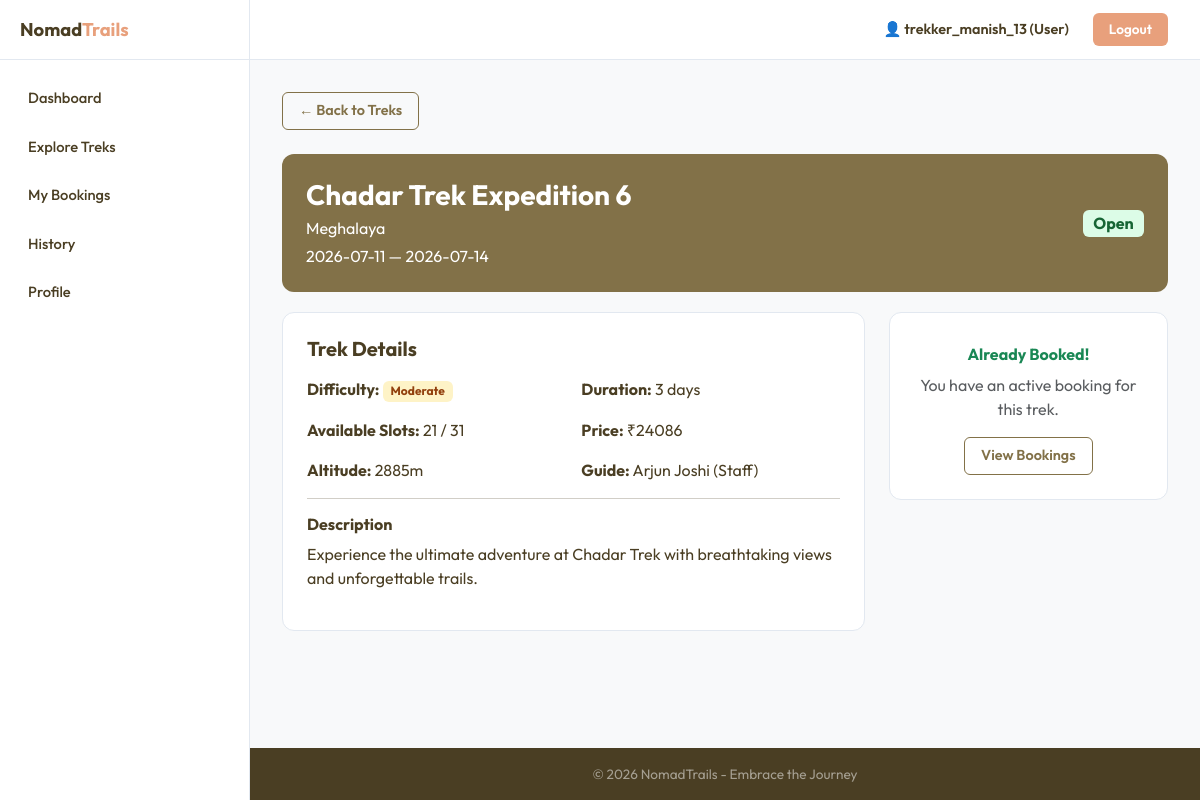
Page /treks/6 (signed in) on the committed database.
### models.py (models this page shows, shortened)
class User(UserMixin, db.Model):
    __tablename__ = "users"
    id = db.Column(db.Integer, primary_key=True)
    username = db.Column(db.String(80), unique=True, nullable=False)
    email = db.Column(db.String(120), unique=True, nullable=False)
    password = db.Column(db.String(256), nullable=False)
    full_name = db.Column(db.String(120), nullable=False)
    phone = db.Column(db.String(20), default="")
    role = db.Column(db.String(10), nullable=False, default="user")  # admin, staff, user
    status = db.Column(db.String(15), nullable=False, default="active")  # active, blacklisted
    bio = db.Column(db.Text, default="")
    created_at = db.Column(db.DateTime, default=datetime.utcnow)
    bookings = db.relationship("Booking", backref="user", lazy=True)
    assigned_treks = db.relationship("Trek", backref="staff", lazy=True, foreign_keys="Trek.assigned_staff_id")

class Trek(db.Model):
    __tablename__ = "treks"
    id = db.Column(db.Integer, primary_key=True)
    name = db.Column(db.String(150), nullable=False)
    location = db.Column(db.String(150), nullable=False)
    difficulty = db.Column(db.String(10), nullable=False)  # Easy, Moderate, Hard
    duration_days = db.Column(db.Integer, nullable=False)
    total_slots = db.Column(db.Integer, nullable=False)
    available_slots = db.Column(db.Integer, nullable=False)
    assigned_staff_id = db.Column(db.Integer, db.ForeignKey("users.id"), nullable=True)
    status = db.Column(db.String(15), nullable=False, default="Pending")  # Pending, Approved, Open, Closed, Completed
    start_date = db.Column(db.String(20), nullable=True)
    end_date = db.Column(db.String(20), nullable=True)
    description = db.Column(db.Text, default="")
    price = db.Column(db.Float, default=0)
    altitude = db.Column(db.String(50), default="")
    created_at = db.Column(db.DateTime, default=datetime.utcnow)
    bookings = db.relationship("Booking", backref="trek", lazy=True)

### routes/user.py (the view)
@user_controller.route("/treks/<int:tid>")
def user_trek_detail(tid):
    if "user_id" not in session:
        flash("Please log in first.", "warning")
        return redirect(get_url("auth.index"))
    if session.get("role") != "user":
        flash("Access denied.", "danger")
        return redirect(get_url("auth.index"))
    trek = db.session.query(Trek).get_or_404(tid)
    uid = session["user_id"]
    already_booked = db.session.query(Booking).filter_by(user_id=uid, trek_id=tid, status="Booked").first()
    return render("user/trek_detail.html", trek=trek, already_booked=bool(already_booked))

### app.py (called while the page is built)
@app.before_request
def before_request():
    g.user = None
    if "user_id" in session:
        g.user = db.session.query(User).get(session["user_id"])

### templates/user/trek_detail.html (shortened to what this page needs)
{% extends "base.html" %}
{% block content %}
<div class="section-title-box">
  <a href="{{ url_for('user.user_treks') }}" class="btn btn-outline-custom btn-sm mb-2">← Back to Treks</a>
</div>
<div class="trek-detail-banner">
  <div class="row align-items-center">
    <div class="col-md-8">
      <h3>{{ trek.name }}</h3>
      <p class="mb-1">{{ trek.location }}</p>
      <p class="mb-0">{{ trek.start_date or 'TBD' }} — {{ trek.end_date or 'TBD' }}</p>
    </div>
    <div class="col-md-4 text-md-end mt-3 mt-md-0">
      <span class="badge badge-{{ trek.status|lower }} fs-6">{{ trek.status }}</span>
    </div>
  </div>
</div>
<div class="row g-4">
  <div class="col-lg-8">
    <div class="input-panel">
      <h5 class="fw-bold mb-3">Trek Details</h5>
      <div class="row g-3">
        <div class="col-sm-6"><strong>Difficulty:</strong> <span class="badge badge-{{ trek.difficulty|lower }}">{{ trek.difficulty }}</span></div>
        <div class="col-sm-6"><strong>Duration:</strong> {{ trek.duration_days }} days</div>
        <div class="col-sm-6"><strong>Available Slots:</strong> {{ trek.available_slots }} / {{ trek.total_slots }}</div>
        {% if trek.price %}<div class="col-sm-6"><strong>Price:</strong> ₹{{ "%.0f"|format(trek.price) }}</div>{% endif %}
        {% if trek.altitude %}<div class="col-sm-6"><strong>Altitude:</strong> {{ trek.altitude }}</div>{% endif %}
        {% if trek.staff %}<div class="col-sm-6"><strong>Guide:</strong> {{ trek.staff.full_name }}</div>{% endif %}
      </div>
      {% if trek.description %}
      <hr>
      <h6 class="fw-bold">Description</h6>
      <p>{{ trek.description }}</p>
      {% endif %}
    </div>
  </div>
  <div class="col-lg-4">
    <div class="input-panel text-center">
      {% if trek.status in ['Open', 'Approved'] and trek.available_slots > 0 and not already_booked %}
        <h5 class="fw-bold mb-3">Book This Trek</h5>
        <p class="text-muted">{{ trek.available_slots }} slots remaining</p>
        <form method="POST" action="{{ url_for('user.user_book_trek', tid=trek.id) }}">
          <button type="submit" class="btn btn-accent btn-lg w-100">Book Now</button>
        </form>
      {% elif already_booked %}
        <h6 class="mt-2 fw-bold text-success">Already Booked!</h6>
        <p class="text-muted">You have an active booking for this trek.</p>
        <a href="{{ url_for('user.user_bookings') }}" class="btn btn-outline-custom btn-sm">View Bookings</a>
      {% elif trek.available_slots <= 0 %}
        <h6 class="mt-2 fw-bold text-danger">Fully Booked</h6>
        <p class="text-muted">No slots available.</p>
      {% else %}
        <h6 class="mt-2 fw-bold text-muted">Not Open</h6>
        <p>This trek is currently {{ trek.status }}.</p>
      {% endif %}
    </div>
  </div>
</div>
{% endblock %}

### templates/base.html (shortened to what this page needs)
<!DOCTYPE html>
<html lang="en">
<head>
  <link href="https://cdn.jsdelivr.net/npm/bootstrap@5.3.3/dist/css/bootstrap.min.css" rel="stylesheet">
  <link href="/css/style.css" rel="stylesheet">
</head>
<body>
  {% if session.get('user_id') %}
  <div class="app-layout">
    <nav class="sidebar">
      <div class="sidebar-brand">
        <a href="{{ url_for('auth.index') }}">Nomad<span>Trails</span></a>
      </div>
      <ul class="sidebar-nav">
        {% if session.get('role') == 'admin' %}
        <li><a href="{{ url_for('admin.admin_dashboard') }}">Dashboard</a></li>
        <li><a href="{{ url_for('admin.admin_treks') }}">Treks</a></li>
        <li><a href="{{ url_for('admin.admin_staff') }}">Staff</a></li>
        <li><a href="{{ url_for('admin.admin_users') }}">Users</a></li>
        <li><a href="{{ url_for('admin.admin_bookings') }}">Bookings</a></li>
        {% elif session.get('role') == 'staff' %}
        <li><a href="{{ url_for('staff.staff_dashboard') }}">Dashboard</a></li>
        {% else %}
        <li><a href="{{ url_for('user.user_dashboard') }}">Dashboard</a></li>
        <li><a href="{{ url_for('user.user_treks') }}">Explore Treks</a></li>
        <li><a href="{{ url_for('user.user_bookings') }}">My Bookings</a></li>
        <li><a href="{{ url_for('user.user_history') }}">History</a></li>
        <li><a href="{{ url_for('user.user_profile') }}">Profile</a></li>
        {% endif %}
      </ul>
    </nav>
    <div class="main-content">
      <header class="topbar">
        <span class="topbar-user">&#128100; {{ session.get('username','') }} ({{ session.get('role')|capitalize }})</span>
        <a class="btn-logout-side" href="{{ url_for('auth.logout') }}">Logout</a>
      </header>
  {% endif %}
      <div class="container content-wrapper">
        {% block content %}{% endblock %}
      </div>
      <footer class="footer {% if session.get('user_id') %}mt-auto{% endif %}">
        <div class="container">
          <p class="mb-0">&copy; 2026 NomadTrails - Embrace the Journey</p>
        </div>
      </footer>
  {% if session.get('user_id') %}
    </div>
  </div>
  {% endif %}
</body>
</html>

### rows in the picture
User: get "trekker_manish_13", get "User"
Trek: name "Chadar Trek Expedition 6", location "Meghalaya", start_date "2026-07-11", end_date "2026-07-14", status "Open", difficulty "Moderate", duration_days "3", available_slots "21", total_slots "31", price "24086", altitude "2885m", description "Experience the ultimate adventure at Chadar Trek with breathtaking views and unforgettable trails."
User: staff.full_name "Arjun Joshi (Staff)"
